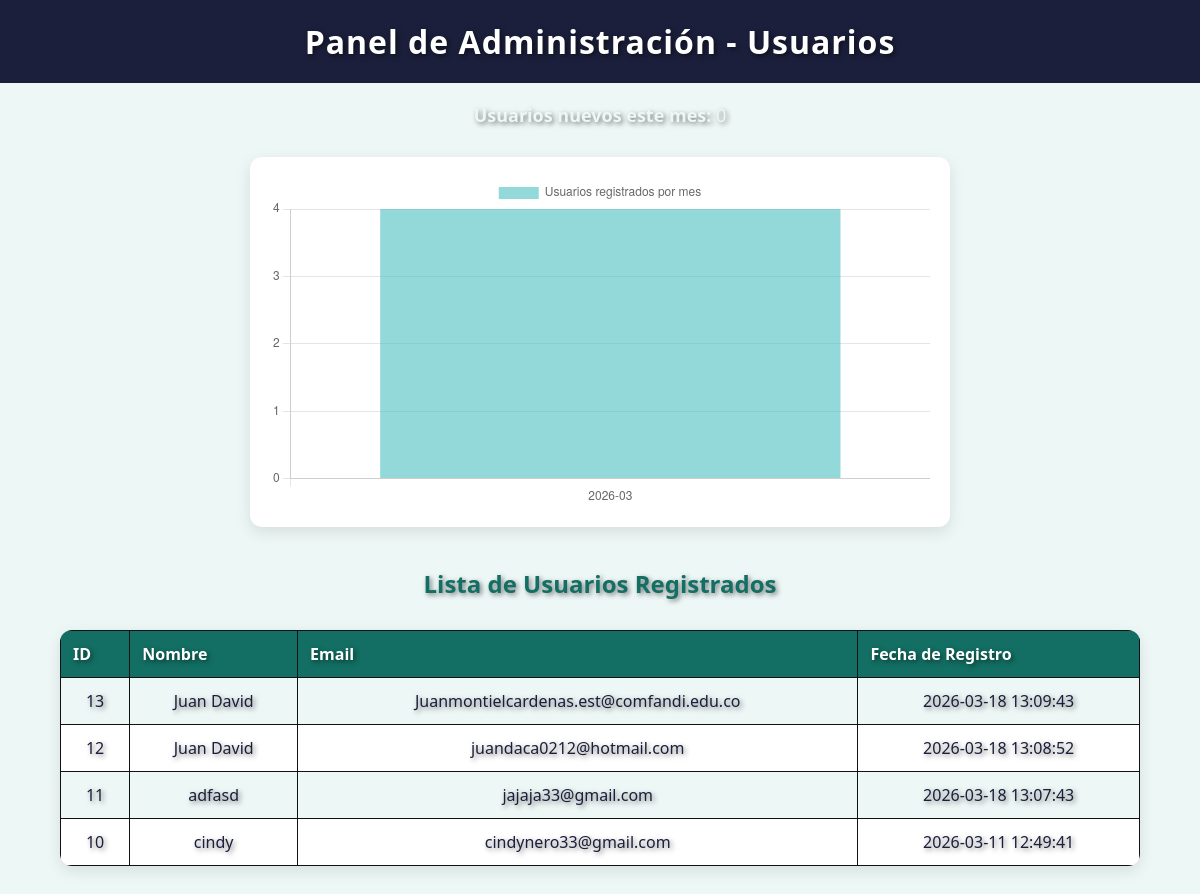
Page /admibtn/usuario.php on the committed database.
### tables this page shows
CREATE TABLE `usuarios` (
  `id` int(11) NOT NULL,
  `nombre` varchar(50) NOT NULL,
  `apellido` varchar(50) NOT NULL,
  `email` varchar(100) NOT NULL,
  `clave` varchar(255) NOT NULL,
  `rol` enum('usuario','admin') NOT NULL DEFAULT 'usuario',
  `fecha_registro` datetime DEFAULT current_timestamp(),
  `foto` varchar(255) DEFAULT 'default.png',
  `prueba_usada` tinyint(1) DEFAULT 0,
  `trial_inicio` datetime DEFAULT NULL,
  `trial_expiracion` datetime DEFAULT NULL,
  `plan` varchar(20) DEFAULT 'gratis'
);

### admibtn/usuario.php (the view, shortened to what this page needs)
<?php
include("../conexion.php");
$sqlUsuarios = "SELECT id, nombre, email, fecha_registro FROM usuarios ORDER BY fecha_registro DESC";
$usuarios = mysqli_query($enlace, $sqlUsuarios);
$sqlGrafica = "
  SELECT DATE_FORMAT(fecha_registro, '%Y-%m') AS mes, COUNT(*) AS total
  FROM usuarios
  GROUP BY mes
  ORDER BY mes ASC
";
$datos = mysqli_query($enlace, $sqlGrafica);
$meses = [];
$totales = [];
while ($fila = mysqli_fetch_assoc($datos)) {
  $meses[] = $fila['mes'];
  $totales[] = (int)$fila['total'];
}
$sqlNuevos = "
  SELECT COUNT(*) AS nuevos
  FROM usuarios
  WHERE MONTH(fecha_registro) = MONTH(CURDATE())
    AND YEAR(fecha_registro) = YEAR(CURDATE())
";
$resNuevos = mysqli_query($enlace, $sqlNuevos);
$nuevos = (int)mysqli_fetch_assoc($resNuevos)['nuevos'];
?>
<!DOCTYPE html>
<html lang="es">
<head>
  <link rel="stylesheet" href="../CSS/usuario.css">
  <link rel="stylesheet" href="../styles.css">
</head>
<body>
  <h1>Panel de Administración - Usuarios</h1>
  <p><strong>Usuarios nuevos este mes:</strong> <?= $nuevos ?></p>
  <div class="grafico">
    <canvas id="graficaUsuarios"></canvas>
  </div>
  <h2>Lista de Usuarios Registrados</h2>
  <table>
    <tr>
      <th>ID</th>
      <th>Nombre</th>
      <th>Email</th>
      <th>Fecha de Registro</th>
    </tr>
    <?php while ($u = mysqli_fetch_assoc($usuarios)): ?>
      <tr>
        <td><?= (int)$u['id'] ?></td>
        <td><?= htmlspecialchars($u['nombre']) ?></td>
        <td><?= htmlspecialchars($u['email']) ?></td>
        <td><?= $u['fecha_registro'] ?></td>
      </tr>
    <?php endwhile; ?>
  </table>
  <script>
    const ctx = document.getElementById('graficaUsuarios').getContext('2d');
    new Chart(ctx, {
      type: 'bar',
      data: {
        labels: <?= json_encode($meses) ?>,
        datasets: [{
          label: 'Usuarios registrados por mes',
          data: <?= json_encode($totales, JSON_NUMERIC_CHECK) ?>, // 🔑 Forzar números en JSON
          backgroundColor: 'rgba(75, 192, 192, 0.6)'
        }]
      },
      options: {
        responsive: true,
        scales: {
          y: {
            beginAtZero: true,
            ticks: {
              stepSize: 1, // 🔑 Mostrar solo enteros
              callback: function(value) {
                return Number.isInteger(value) ? value : null;
              }
            }
          }
        }
      }
    });
  </script>
</body>
</html>

### CSS/usuario.css (style rules this page uses)
body { margin: 20px; }
.grafico { max-width: 700px; margin-top: 40px; }

### styles.css (style rules this page uses)
* { margin: 0; padding: 0; box-sizing: border-box; }
html { scroll-behavior: smooth; overflow-x: hidden; }
body { text-shadow: 2px 2px 5px rgba(0,0,0,0.5); box-sizing: border-box; margin: 0; padding: 0; font-family: Bahnschrift Condensed; overflow-x: hidden; }
h1 { color:#ff9f1c; }
h2 { color:#ff9f1c; }
p { color: #edf7f6; }
div { border-radius: 10px; justify-content: center; align-items: center; margin: 20px; padding: 20px; box-shadow: 4px 4px 10px rgba(0,0,0,0.3); transition: all 0.8s ease; }
table { border-collapse: collapse; margin-top: 20px; }
th, td { border: 1px solid #111; padding: 8px; text-align: left; }

### admibtn/usuario.php (style rules this page uses)
body { margin: 0; font-family: 'Segoe UI', Tahoma, Geneva, Verdana, sans-serif; background: #EDF7F6; color: #1B1F3B; }
h1 { text-align: center; background: #1B1F3B; color: white; padding: 20px; margin: 0; letter-spacing: 1px; }
h2 { margin-top: 40px; text-align: center; color: #136F63; }
p { text-align: center; font-size: 18px; margin: 20px; }
.grafico { width: 80%; margin: 30px auto; background: white; padding: 20px; border-radius: 12px; box-shadow: 0px 5px 15px rgba(0,0,0,0.1); }
table { width: 90%; margin: 30px auto; border-collapse: collapse; background: white; border-radius: 12px; overflow: hidden; box-shadow: 0px 5px 15px rgba(0,0,0,0.1); }
th { background: #136F63; color: white; padding: 12px; }
td { padding: 12px; text-align: center; }
tr:nth-child(even) { background: #EDF7F6; }

### rows in the picture
usuarios: id "13", nombre "Juan David", email "Juanmontielcardenas.est@comfandi.edu.co", fecha_registro "2026-03-18 13:09:43"
usuarios: id "12", nombre "Juan David", email "juandaca0212@hotmail.com", fecha_registro "2026-03-18 13:08:52"
usuarios: id "11", nombre "adfasd", email "jajaja33@gmail.com", fecha_registro "2026-03-18 13:07:43"
usuarios: id "10", nombre "cindy", email "cindynero33@gmail.com", fecha_registro "2026-03-11 12:49:41"

### other values in the picture
$nuevos "0"
chart data {{ json_encode($meses) }} ["2026-03"]
chart data {{ json_encode($totales, JSON_NUMERIC_CHECK) }} [4]
